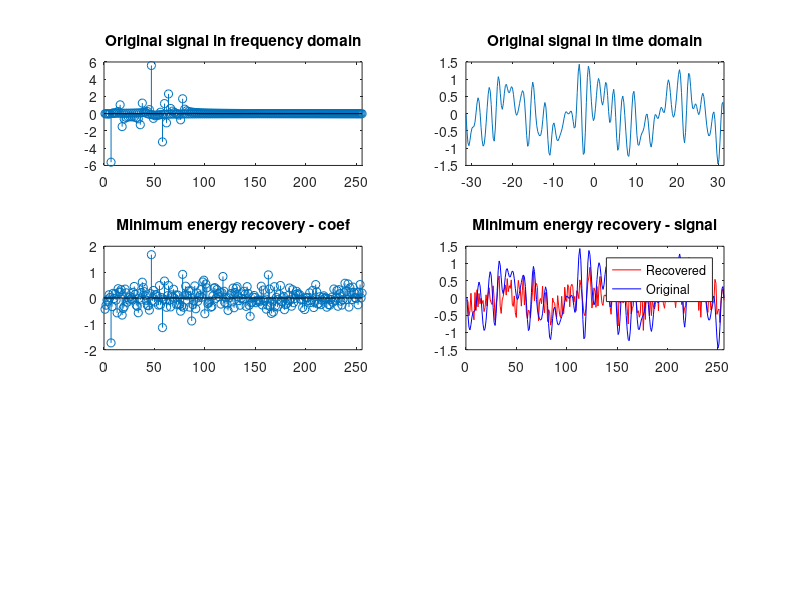

Recreate this plot in MATLAB. (Note: this script raises an error after producing the figure.)
% sparse signal recovery using L1

rng(0);

N = 256;
f = @(x) .5*sin(3*x).*cos(.1*x)+sin(1.3*x).*sin(x)-.7*sin(.5*x).*cos(2.3*x).*cos(x);
x = linspace(-10*pi, 10*pi, N);
y = f(x);

subplot(3,2,1);
coef = dct(y)';
stem(coef);
xlim([0 N]);
title('Original signal in frequency domain');

subplot(3,2,2);
plot(x,y);
title('Original signal in time domain');
xlim([min(x) max(x)]);

% measurement matrix
K=80;
A=randn(K, N);
A=orth(A')';

% observations
b=A*coef;

% min-energy observations
c0 = A'*b;
subplot(3,2,3);
stem(c0);
xlim([0 N]);
title('Minimum energy recovery - coef');

subplot(3,2,4);
y0 = idct(c0, N);
plot(1:N, y0,'r', 1:N, y, 'b');
xlim([0 N]);
title('Minimum energy recovery - signal');
legend('Recovered', 'Original');

% L1-minimization
[c1, fitinfo] = lasso(A, b, 'Lambda', 0.01);
subplot(3,2,5);
stem(c1);
xlim([0 N]);
title('L1 recovery - coef');

subplot(3,2,6);
y1 = idct(c1, N);
plot(1:N, y1, 'r', 1:N, y, 'b');
xlim([0 N]);
title('L1 recovery - signal');
legend('Recovered', 'Original');
